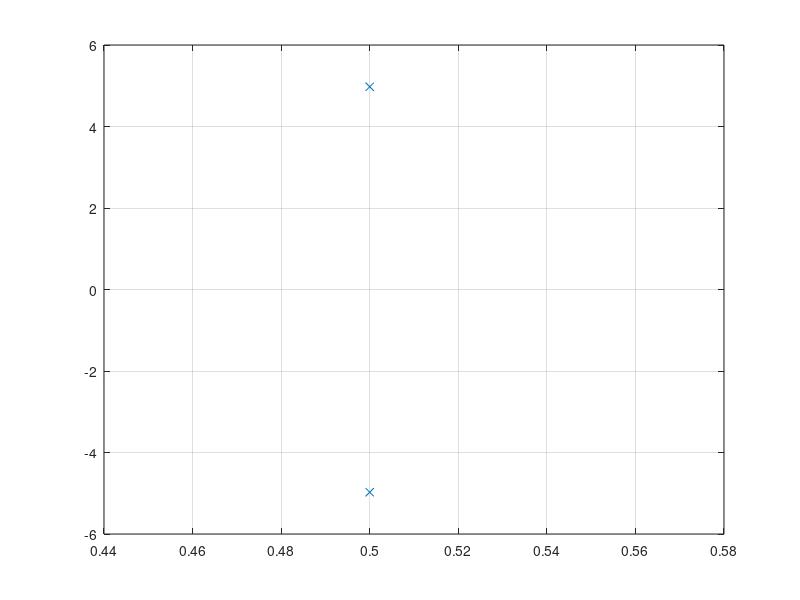

Write MATLAB code to recreate this figure. (Note: this script raises an error after producing the figure.)
clear;

sgn = -1;

num = 1;
den = [1, sgn, 25];
zs = roots(num);
ps = roots(den);

% 输出
figure(1)
plot(real(zs), imag(zs), 'o');
plot(real(ps), imag(ps), 'x');
grid on;


t = 0: 0.01: 20;

h=impulse(num,den,t);
plot(t,h);

hold on;

s = step(num,den,t);
plot(t,s,'r');

xlabel('t');
legend('impulse','step')

